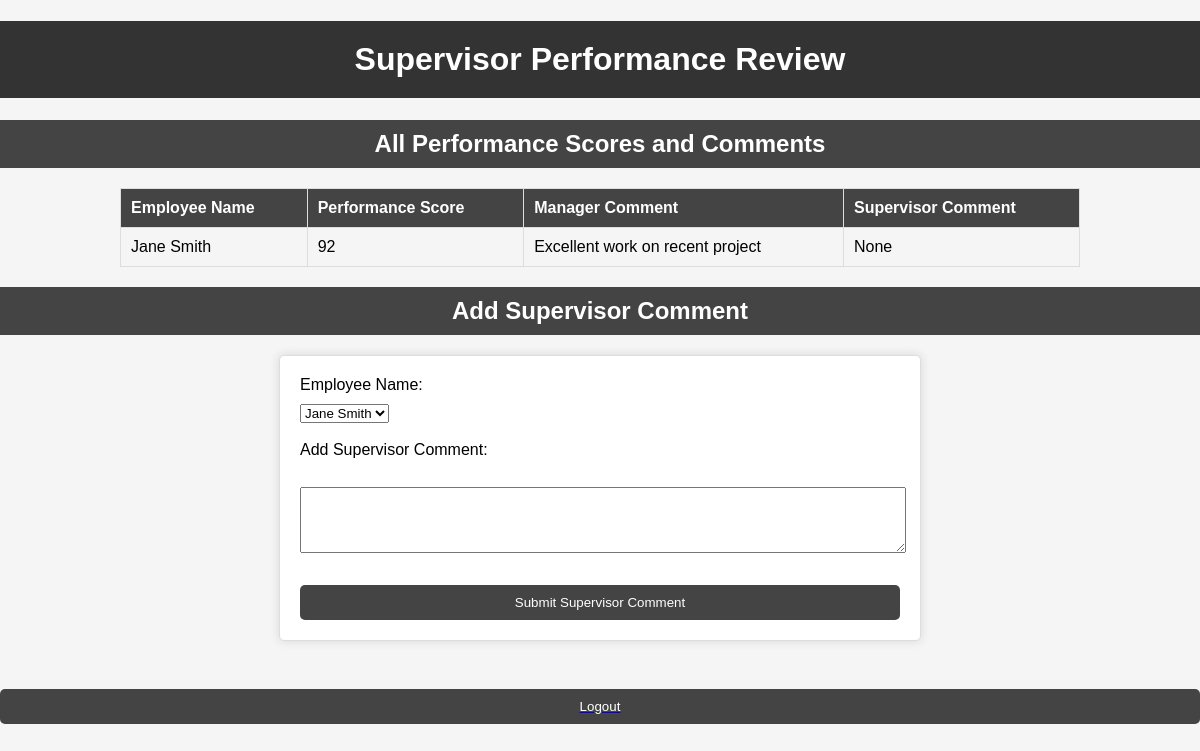
The page /supervisor on the database its author committed.
### app.py (models this page shows)
class Performance(db.Model):
    id = db.Column(db.Integer, primary_key=True)
    employee_name = db.Column(db.String(255),unique=True, nullable=False)
    performance_score = db.Column(db.Integer, nullable=False)
    manager_comment = db.Column(db.String(255), nullable=False)
    manager_name = db.Column(db.String(255), nullable=False)
    date_added = db.Column(db.DateTime, nullable=False, default=datetime.utcnow)
    supervisor_comment = db.Column(db.String(255))

### app.py (the view)
@app.route('/supervisor',methods=['GET', 'POST'])
def supervisor():
    performances = Performance.query.all()
    return render_template('supervisor.html', performances=performances)

### templates/supervisor.html (shortened to what this page needs)
<!DOCTYPE html>
<html lang="en">
<head>
</head>
<body>
    <h1>Supervisor Performance Review</h1>
    <h2>All Performance Scores and Comments</h2>
    <table>
        <thead>
            <tr>
                <th>Employee Name</th>
                <th>Performance Score</th>
                <th>Manager Comment</th>
                <th>Supervisor Comment</th>
            </tr>
        </thead>
        <tbody>
            {% for performance in performances %}
            <tr>
                <td>{{ performance.employee_name }}</td>
                <td>{{ performance.performance_score }}</td>
                <td>{{ performance.manager_comment }}</td>
                <td>{{ performance.supervisor_comment }}</td>
            </tr>
            {% endfor %}
        </tbody>
    </table>
    <h2>Add Supervisor Comment</h2>
    <form action="{{ url_for('add_supervisor_comment') }}" method="post">
        <label for="employee_name">Employee Name:</label>
        <select id="employee_name" name="employee_name" required>
            {% for performance in performances %}
            <option value="{{ performance.employee_name }}">{{ performance.employee_name }}</option>
            {% endfor %}
        </select><br><br>
        <label for="supervisor_comment">Add Supervisor Comment:</label><br>
        <textarea id="supervisor_comment" name="supervisor_comment" rows="4" cols="50" required></textarea><br><br>
        <button type="submit">Submit Supervisor Comment</button>
    </form>
    <a href="{{ url_for('login') }}" style="margin-left: 10px;"><button>Logout</button></a>
</body>
</html>

### templates/supervisor.html (style rules this page uses)
body { font-family: Arial, sans-serif; margin: 0; padding: 0; background-color: #f5f5f5; }
h1 { text-align: center; padding: 20px 0; background-color: #333; color: #fff; }
h2 { text-align: center; padding: 10px 0; background-color: #444; color: #fff; margin: 0; }
table { width: 80%; margin: 20px auto; border-collapse: collapse; }
th, td { padding: 10px; border: 1px solid #ddd; text-align: left; }
th { background-color: #444; color: #fff; }
form { width: 50%; margin: 20px auto; padding: 20px; background-color: #fff; border: 1px solid #ddd; border-radius: 5px; box-shadow: 0px 0px 10px 1px rgba(0,0,0,0.1); }
label { display: block; margin-bottom: 10px; }
textarea { width: 100%; resize: vertical; }
button { display: block; width: 100%; padding: 10px; margin-top: 10px; background-color: #444; color: #fff; border: none; border-radius: 5px; cursor: pointer; }

### rows shown on the page
Performance: employee_name "Jane Smith", performance_score "92", manager_comment "Excellent work on recent project", supervisor_comment "None"

### other values the page prints
form field employee_name "Jane Smith"
